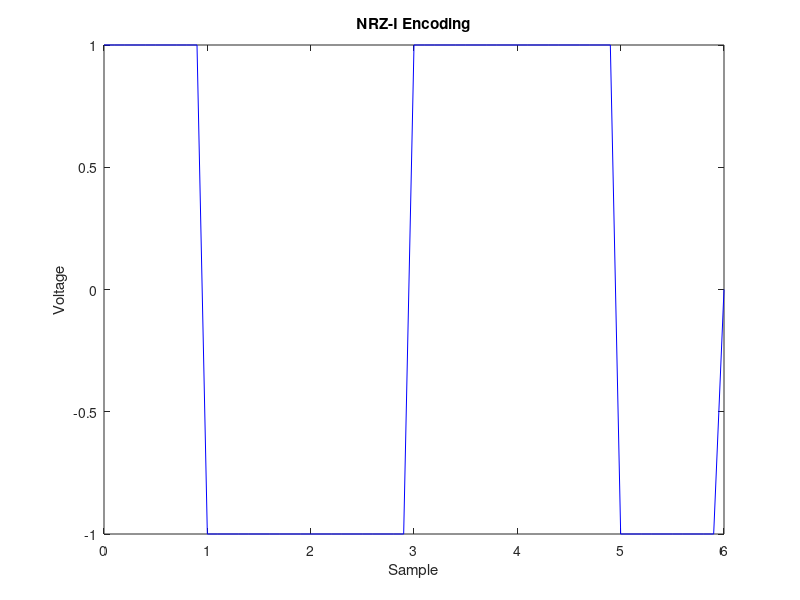

The MATLAB script that drew this image:
## 0 -> High
## 1 -> Low

##Encoding
bits = [1 0 1 0 1 0];
bitrate = 1;
sample = 10;

T = length(bits)/bitrate;
N = length(bits)*sample;

dt = T/N;
t = 0: dt : T;

x = zeros(1, length(t));
lastbit = 1;

for i = 1:length(bits)
  if bits(i) == 0
    x((i-1)*sample+1 : sample*i) = -lastbit;
    lastbit = -lastbit;

  else
    x((i-1)*sample+1 : sample*i) = lastbit;
  endif
end
plot(t, x, "b");
title("NRZ-I Encoding");
xlabel("Sample");
ylabel("Voltage");


##Decode
lastbit = 1;
counter = 0;
result = [];

for i = 1 : length(t)
  if counter < t(i)
    counter = counter + 1;
    if x(i) != lastbit
      result(counter) = 0;
      lastbit = -lastbit;
    else
      result(counter) = 1;
    endif
  endif
end
disp("NRZ-I Decoding");
disp(result);














